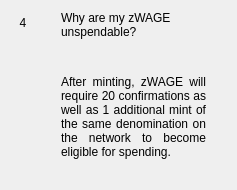
                  <widget class="QWidget" name="widgetFaq4" native="true">
                   <layout class="QHBoxLayout" name="horizontalPage_4" stretch="0,1">
                    <item alignment="Qt::AlignTop">
                     <widget class="QLabel" name="labelNumber4">
                      <property name="minimumSize">
                       <size>
                        <width>24</width>
                        <height>24</height>
                       </size>
                      </property>
                      <property name="maximumSize">
                       <size>
                        <width>16777215</width>
                        <height>24</height>
                       </size>
                      </property>
                      <property name="text">
                       <string>4</string>
                      </property>
                      <property name="alignment">
                       <set>Qt::AlignCenter</set>
                      </property>
                     </widget>
                    </item>
                    <item>
                     <layout class="QVBoxLayout" name="verticalLayoutPage_4">
                      <property name="leftMargin">
                       <number>20</number>
                      </property>
                      <property name="rightMargin">
                       <number>20</number>
                      </property>
                      <item>
                       <widget class="QLabel" name="labelSubtitle4">
                        <property name="text">
                         <string>Why are my zWAGE unspendable?</string>
                        </property>
                        <property name="wordWrap">
                         <bool>true</bool>
                        </property>
                       </widget>
                      </item>
                      <item>
                       <spacer name="verticalSpacer_40">
                        <property name="orientation">
                         <enum>Qt::Vertical</enum>
                        </property>
                        <property name="sizeType">
                         <enum>QSizePolicy::Fixed</enum>
                        </property>
                        <property name="sizeHint" stdset="0">
                         <size>
                          <width>20</width>
                          <height>30</height>
                         </size>
                        </property>
                       </spacer>
                      </item>
                      <item>
                       <widget class="QLabel" name="labelContent4">
                        <property name="text">
                         <string>
                           &lt;html&gt;&lt;head/&gt;&lt;body&gt;&lt;p align=&quot;justify&quot;&gt;
                           After minting, zWAGE will require 20 confirmations as well as 1
                           additional mint of the same denomination on the network to
                           become eligible for spending.
                           &lt;/p&gt;&lt;/body&gt;&lt;/html&gt;
                         </string>
                        </property>
                        <property name="alignment">
                         <set>Qt::AlignLeading|Qt::AlignLeft|Qt::AlignTop</set>
                        </property>
                        <property name="wordWrap">
                         <bool>true</bool>
                        </property>
                       </widget>
                      </item>
                      <item>
                       <spacer name="verticalSpacer_41">
                        <property name="orientation">
                         <enum>Qt::Vertical</enum>
                        </property>
                        <property name="sizeHint" stdset="0">
                         <size>
                          <width>20</width>
                          <height>20</height>
                         </size>
                        </property>
                       </spacer>
                      </item>
                     </layout>
                    </item>
                   </layout>
                  </widget>
